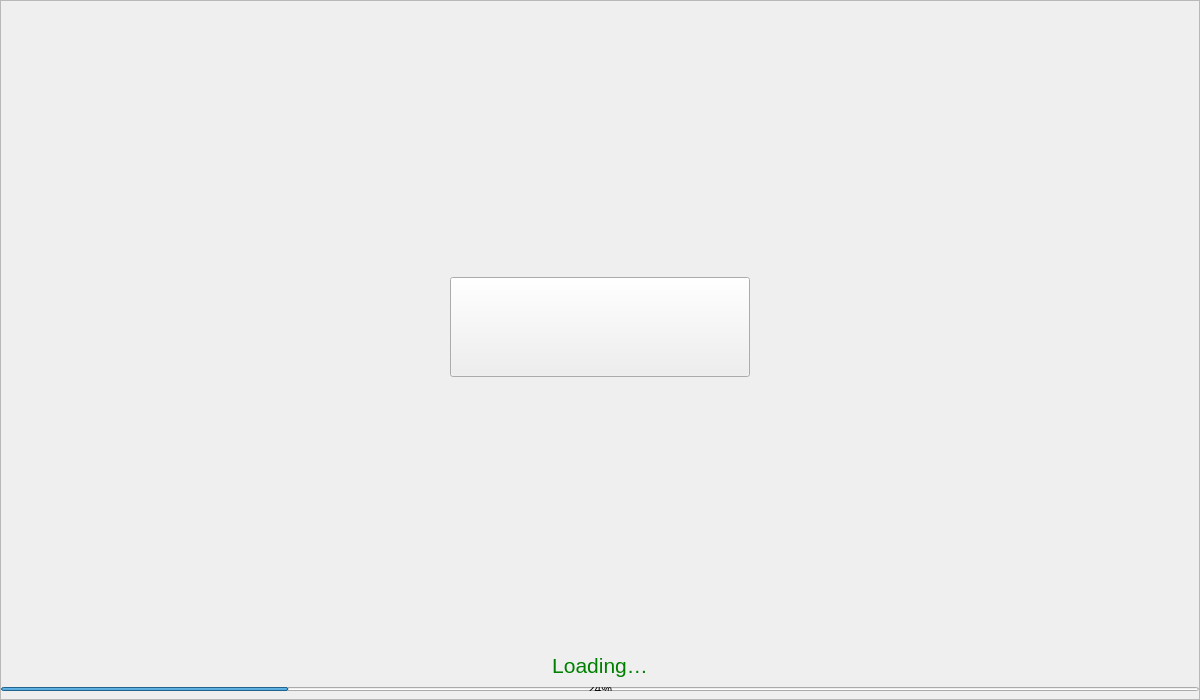
<?xml version="1.0" encoding="UTF-8"?>
<ui version="4.0">
 <class>Splash</class>
 <widget class="QWidget" name="Splash">
  <property name="geometry">
   <rect>
    <x>0</x>
    <y>0</y>
    <width>1200</width>
    <height>700</height>
   </rect>
  </property>
  <property name="minimumSize">
   <size>
    <width>0</width>
    <height>700</height>
   </size>
  </property>
  <property name="maximumSize">
   <size>
    <width>16777215</width>
    <height>700</height>
   </size>
  </property>
  <property name="windowTitle">
   <string>Form</string>
  </property>
  <layout class="QVBoxLayout" name="verticalLayout_2">
   <property name="spacing">
    <number>0</number>
   </property>
   <property name="leftMargin">
    <number>0</number>
   </property>
   <property name="topMargin">
    <number>0</number>
   </property>
   <property name="rightMargin">
    <number>0</number>
   </property>
   <property name="bottomMargin">
    <number>0</number>
   </property>
   <item>
    <widget class="QFrame" name="frame">
     <property name="minimumSize">
      <size>
       <width>750</width>
       <height>520</height>
      </size>
     </property>
     <property name="styleSheet">
      <string notr="true"/>
     </property>
     <property name="frameShape">
      <enum>QFrame::StyledPanel</enum>
     </property>
     <property name="frameShadow">
      <enum>QFrame::Raised</enum>
     </property>
     <layout class="QVBoxLayout" name="verticalLayout">
      <property name="spacing">
       <number>0</number>
      </property>
      <property name="leftMargin">
       <number>0</number>
      </property>
      <property name="topMargin">
       <number>0</number>
      </property>
      <property name="rightMargin">
       <number>0</number>
      </property>
      <property name="bottomMargin">
       <number>0</number>
      </property>
      <item>
       <spacer name="verticalSpacer_2">
        <property name="orientation">
         <enum>Qt::Vertical</enum>
        </property>
        <property name="sizeHint" stdset="0">
         <size>
          <width>20</width>
          <height>40</height>
         </size>
        </property>
       </spacer>
      </item>
      <item alignment="Qt::AlignHCenter">
       <widget class="QToolButton" name="imgLogo">
        <property name="minimumSize">
         <size>
          <width>300</width>
          <height>100</height>
         </size>
        </property>
        <property name="maximumSize">
         <size>
          <width>300</width>
          <height>100</height>
         </size>
        </property>
        <property name="text">
         <string/>
        </property>
       </widget>
      </item>
      <item>
       <spacer name="verticalSpacer">
        <property name="orientation">
         <enum>Qt::Vertical</enum>
        </property>
        <property name="sizeHint" stdset="0">
         <size>
          <width>20</width>
          <height>40</height>
         </size>
        </property>
       </spacer>
      </item>
      <item alignment="Qt::AlignHCenter">
       <widget class="QLabel" name="lblMessage">
        <property name="sizePolicy">
         <sizepolicy hsizetype="Expanding" vsizetype="Preferred">
          <horstretch>0</horstretch>
          <verstretch>0</verstretch>
         </sizepolicy>
        </property>
        <property name="minimumSize">
         <size>
          <width>0</width>
          <height>30</height>
         </size>
        </property>
        <property name="font">
         <font>
          <pointsize>16</pointsize>
         </font>
        </property>
        <property name="styleSheet">
         <string notr="true">color:green;</string>
        </property>
        <property name="text">
         <string>Loading…</string>
        </property>
        <property name="alignment">
         <set>Qt::AlignHCenter|Qt::AlignTop</set>
        </property>
       </widget>
      </item>
      <item>
       <widget class="QWidget" name="layoutProgress" native="true">
        <property name="minimumSize">
         <size>
          <width>0</width>
          <height>8</height>
         </size>
        </property>
        <property name="maximumSize">
         <size>
          <width>16777215</width>
          <height>8</height>
         </size>
        </property>
        <layout class="QHBoxLayout" name="horizontalLayout">
         <property name="spacing">
          <number>0</number>
         </property>
         <property name="leftMargin">
          <number>0</number>
         </property>
         <property name="topMargin">
          <number>4</number>
         </property>
         <property name="rightMargin">
          <number>0</number>
         </property>
         <property name="bottomMargin">
          <number>0</number>
         </property>
         <item>
          <widget class="QProgressBar" name="progressBar">
           <property name="value">
            <number>24</number>
           </property>
          </widget>
         </item>
        </layout>
       </widget>
      </item>
      <item>
       <spacer name="verticalSpacer_3">
        <property name="orientation">
         <enum>Qt::Vertical</enum>
        </property>
        <property name="sizeType">
         <enum>QSizePolicy::Fixed</enum>
        </property>
        <property name="sizeHint" stdset="0">
         <size>
          <width>20</width>
          <height>8</height>
         </size>
        </property>
       </spacer>
      </item>
     </layout>
    </widget>
   </item>
  </layout>
 </widget>
 <resources/>
 <connections/>
</ui>
